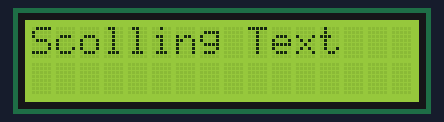
The program below on a simulated ESP32 board running MicroPython. On the bench: 16×2 character LCD. Library files of the repository ran but are not shown: machine_i2c_lcd.py. At 8.6 s the program stops and its outputs stay as they are.

Above: at 0.1 s.
At 2.24 s:
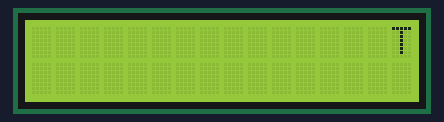
At 3.26 s:
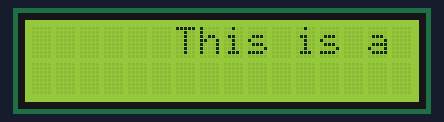
At 4.29 s:
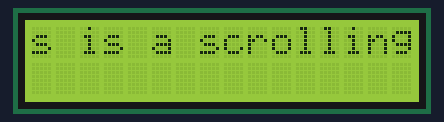
At 6.44 s:
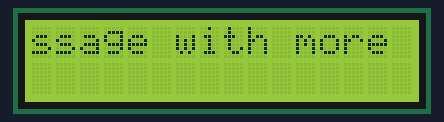
At 8.6 s:
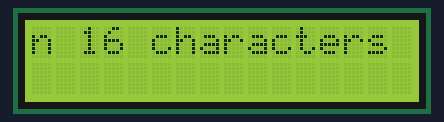

The program:

lab_27_lcd162_i2_scoreText.py
```python
#lab_27_lcd162_i2_scoreText.py
from machine import Pin, SoftI2C
from machine_i2c_lcd import I2cLcd
from time import sleep

# Define the LCD I2C address and dimensions
I2C_ADDR = 0x27
I2C_NUM_ROWS = 2
I2C_NUM_COLS = 16

# Initialize I2C and LCD objects
i2c = SoftI2C(sda=Pin(21), scl=Pin(22), freq=400000)

lcd = I2cLcd(i2c, I2C_ADDR, I2C_NUM_ROWS, I2C_NUM_COLS)

def scroll_message(message, delay=0.1):
    # Add spaces to the beginning of the message to make it appear from the right
    message = " " * I2C_NUM_COLS + message + " "
    # Scroll through the message
    for i in range(len(message) - I2C_NUM_COLS + 1):
        lcd.move_to(0, 0)
        lcd.putstr(message[i:i + I2C_NUM_COLS])
        sleep(delay)


lcd.clear() # เคลียร์หน้าจอ
lcd.putstr("Scolling Text") #แสดงตัวอักษร
sleep(2)

message_scroll = "This is a scrolling message with more than 16 characters"

scroll_message(message_scroll)
```

Measured:
- what the display in image 0 shows lasts 2.0 s, from 0.1 s to 2.1 s
